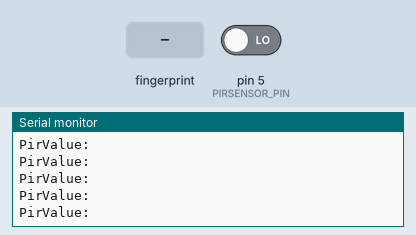
Bench run of a sketch on a simulated Arduino Uno, built with avr-gcc and run on an emulated ATmega328P. On the bench: the last lines printed to the serial monitor. The inputs (shaded band) are chosen by the test bench; at power-on: pin 5 (PIRSENSOR_PIN) LOW.

Above: at 2.2 s.
2.3 s: pin 5 (PIRSENSOR_PIN) driven HIGH
At 3.4 s:
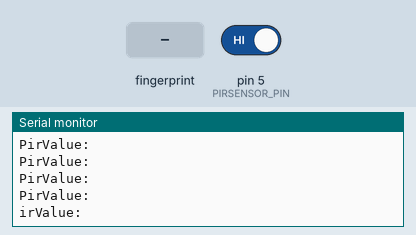
3.8 s: finger stored as number 1 placed on the sensor
At 5.2 s:
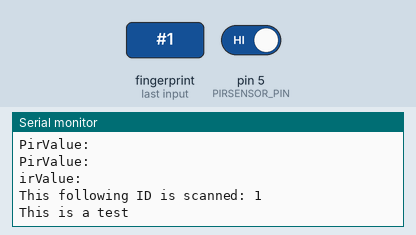

Measured:
- after the input at 2.3 s, the serial monitor: prints a new line after 0.08 s (image 1)
- after the input at 3.8 s, the serial monitor: prints a new line after 0.32 s (image 2)

The sketch:

Kluisje_Origineel.ino
```cpp
#include <Wire.h>
#include <Adafruit_Fingerprint.h>
#include <SoftwareSerial.h>

#define PIRSENSOR_PIN 5


//=======================================================

SoftwareSerial mySerial(2, 3); //2 Green wire is the input from the fingerprint sensor. 3 White wire is the output from the arduino
Adafruit_Fingerprint finger = Adafruit_Fingerprint(&mySerial);

//=======================================================
// Variables

bool state_pirsensor = false;    // By default no motion detected by the PIR Sensor
int pirsensorValue = 0;      // Variable to store the sensor status
unsigned long starttime;                // Set the start time of the loop for the enabling of the Fingerprint Sensor
unsigned long endtime;                  // Set the end time of the loop for the enabling of the Fingerprint Sensor

void setup()
{
  pinMode(PIRSENSOR_PIN, INPUT);  //Initialize Pir Sensor as input


  Serial.println("Fingerprint Sensor Test");  Serial.begin(9600);

  finger.begin(57600); // Set the data rate for the Fingerprint Sensor serial port

  if (finger.verifyPassword())
  {
    Serial.println("Found fingerprint sensor!");
  }
  else
  {
    Serial.println("Did not find fingerprint sensor :(");
    while (1);
  }
}

void loop()
{
  starttime = millis();
  endtime = starttime;
  pirsensorValue = digitalRead(PIRSENSOR_PIN);

    Serial.println("PirValue: " + pirsensorValue);


  if(pirsensorValue)             // If there is a motion detected the pin will get a HIGH signal
  {
    while((endtime - starttime) <= 5000) // This loop is now taking 30 seconds (in milliseconds it is 30000)
    {
      endtime = millis();
      int currentFinger = getFingerprintIDez();
      if(currentFinger == 1)
      {
        Serial.println("This is a test");
      }
    }
    if (!state_pirsensor)
    {
      Serial.println("Motion detected!");
      state_pirsensor = true;       // Update the PIR Sensor variable state to HIGH
    }
  }
  else
  {
    if (state_pirsensor)
    {
        Serial.println("Motion stopped!");
        state_pirsensor = false;               // Update the PIR Sensor variable state to LOW
    }
  }
}


int getFingerprintIDez() // This method returns -1 if the fingerprint scan failed, otherwise it will returns it stored ID #
{
  uint8_t p = finger.getImage();
  if (p != FINGERPRINT_OK) return -1;

  p = finger.image2Tz();
  if (p != FINGERPRINT_OK)  return -1;

  p = finger.fingerFastSearch();
  if (p != FINGERPRINT_OK)  return -2;

  Serial.print("This following ID is scanned: ");
  Serial.println(finger.fingerID);
  return finger.fingerID;
}
```
